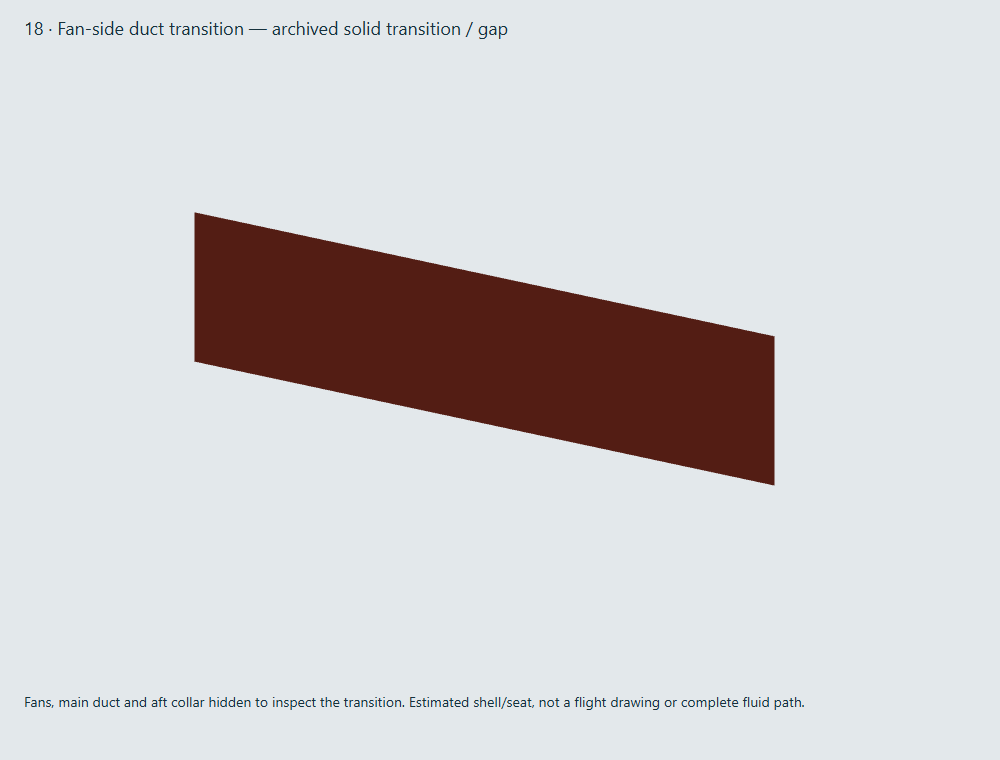
#> input picture research/fan-duct-interface-2026-10-29/before.png, 1000 x 760 px
$ python comparison.py
#> lines starting #> are read from the running program, lines starting #| are printed output that depends on the picture
from pathlib import Path
from PIL import Image,ImageDraw,ImageFont,ImageOps
out=Path(__file__).resolve().parent
im=Image.new('RGB',(1600,810),'#f4f2ed');d=ImageDraw.Draw(im)
#> after `im = Image.new('RGB', (1600, 810), '#f4f2ed')`:
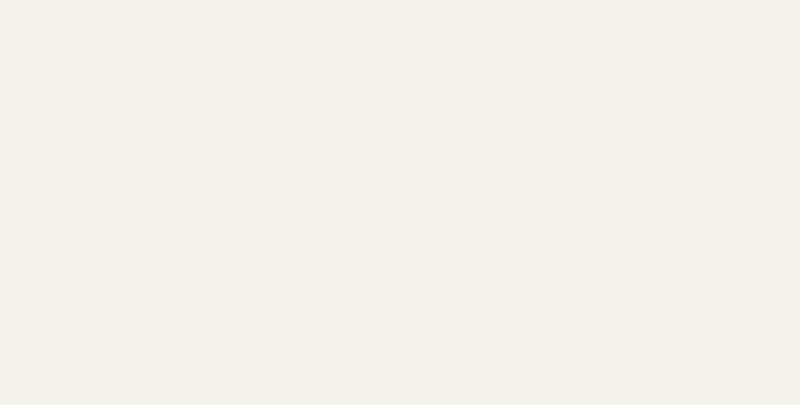
#> im: PIL image 1600x810 RGB (shown at 1/2 size); mean R, G, B 244, 242, 237
def f(n,b=False):return ImageFont.truetype('C:/Windows/Fonts/seguisb.ttf' if b else 'C:/Windows/Fonts/segoeui.ttf',n)
def text(x,y,s,n=23,b=False):d.text((x,y),s,font=f(n,b),fill='#17323d')
text(40,25,'18 / fan-side duct connection',36,True)
text(40,80,'Actual model views; estimated shell and attachment, not an identified flight coupling.',22)
for label,name,x in [('BEFORE: solid cap / 7 mm gap','before.png',40),('AFTER: open shell / seated flange plane','after.png',825)]:
 text(x,136,label,24,True)
 pic=Image.open(out/name).crop((70,70,930,670));pic=ImageOps.contain(pic,(735,505));im.paste(pic,(x+(735-pic.width)//2,185+(505-pic.height)//2))
#> after `pic = Image.open(out / name).crop((70, 70, 930, 670))`:
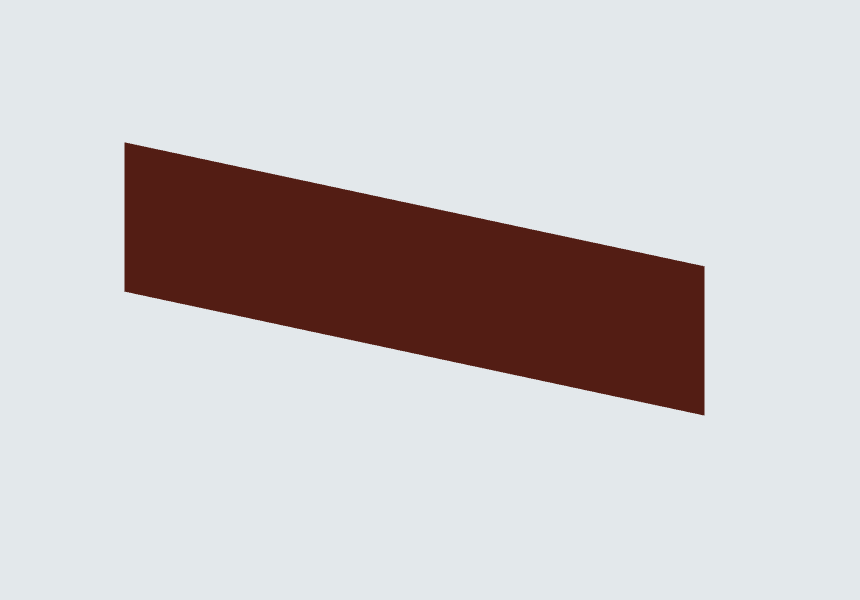
#> pic: PIL image 860x600 RGB; mean R, G, B 202.8, 197.9, 198.9
#> after `im.paste(pic, (x + (735 - pic.width) // 2, 185 + (505 - pic.height) //`:
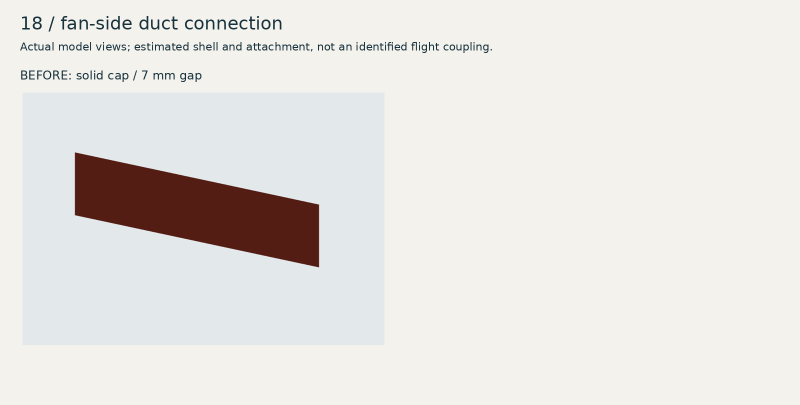
#> im: PIL image 1600x810 RGB (shown at 1/2 size); mean R, G, B 230.8, 228.1, 225
#> pass 2 of the loop `for label,name,x in [('BEFORE: solid cap / 7 mm gap','before.png',40),..`:
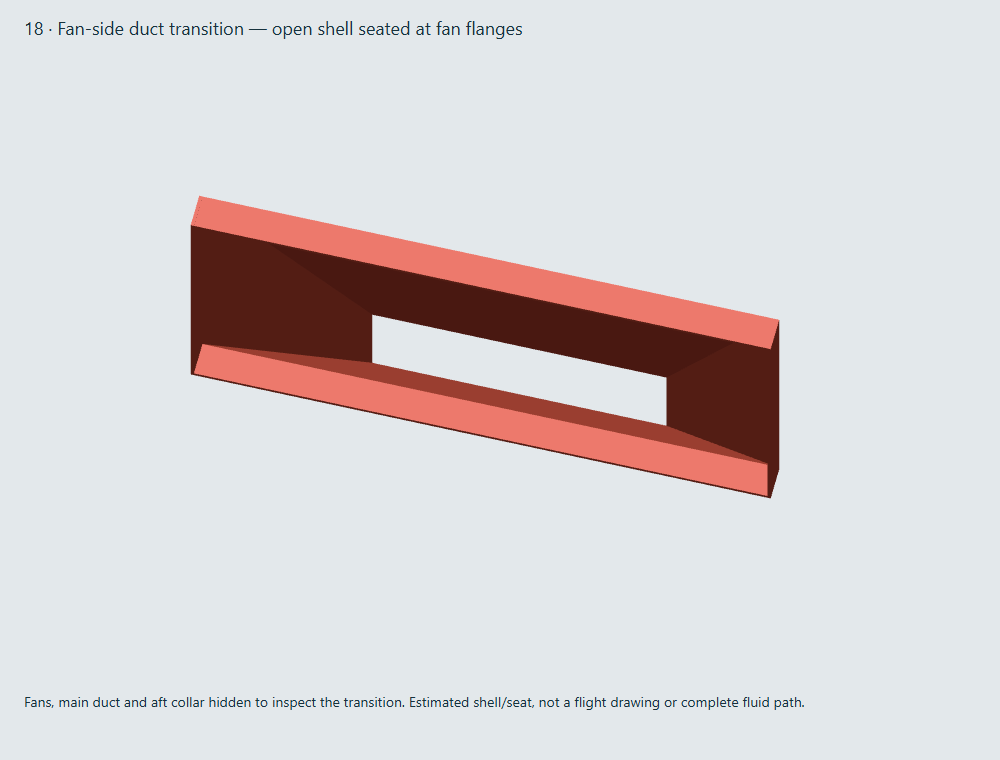
#> input picture research/fan-duct-interface-2026-10-29/after.png, 1000 x 760 px
#> `pic = Image.open(out / name).crop((70, 70, 930, 670))`:
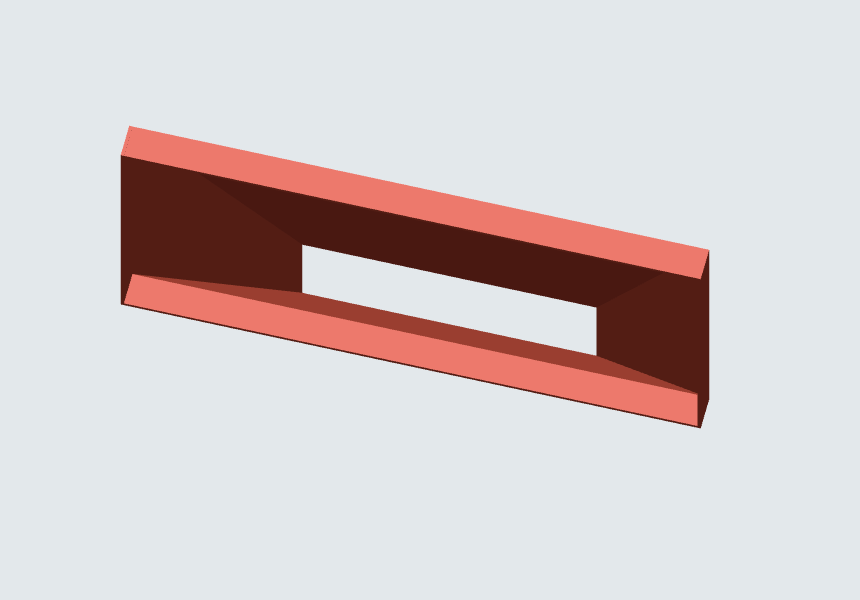
#> pic: PIL image 860x600 RGB; mean R, G, B 212.8, 202.6, 203.2
#> pic: PIL image 724x505 RGB
#> `im.paste(pic, (x + (735 - pic.width) // 2, 185 + (505 - pic.height) //`:
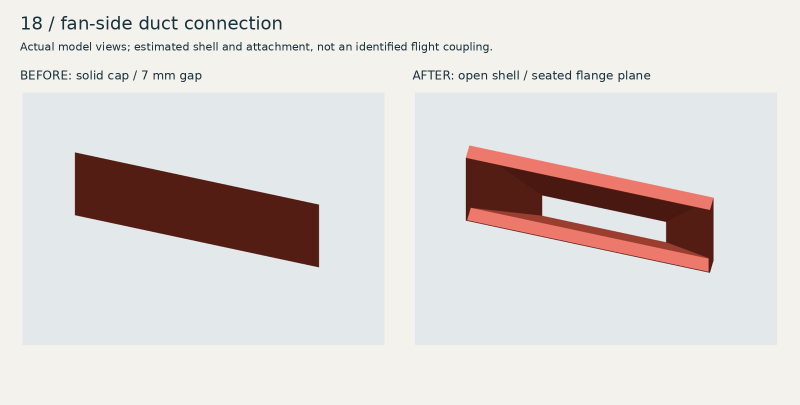
#> im: PIL image 1600x810 RGB (shown at 1/2 size); mean R, G, B 221.5, 216.7, 215.1
text(40,710,'Generic 1.5 mm wall + 16 mm throat; original fans and simulation retained.',23)
text(40,753,'Real DTM photos and plan/section references reused from the source packet; no new synthetic reference.',19)
im.save(out/'transition-before-after.jpg',quality=94)
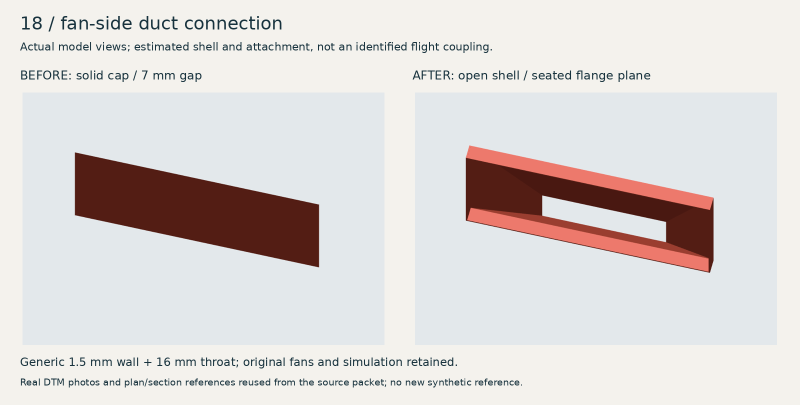
#> saved as transition-before-after.jpg: PIL image 1600x810 RGB (shown at 1/2 size); mean R, G, B 220.2, 215.5, 214
